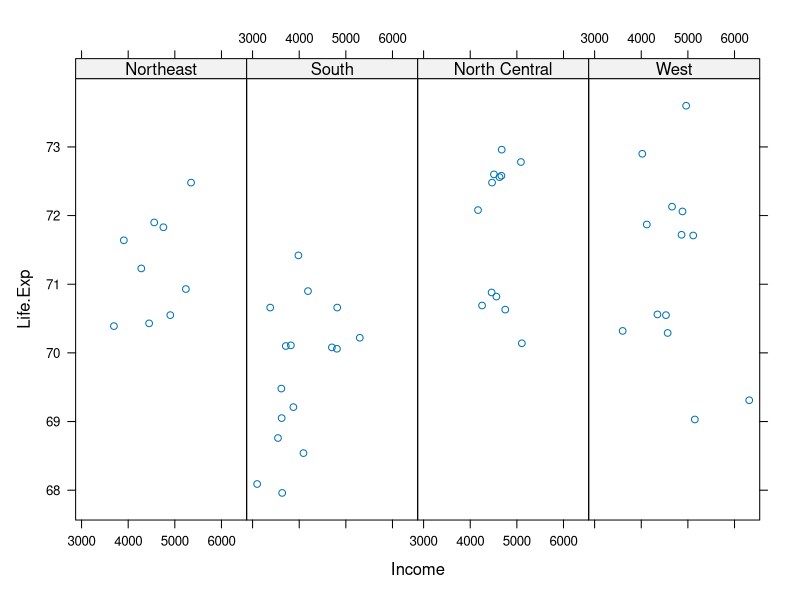
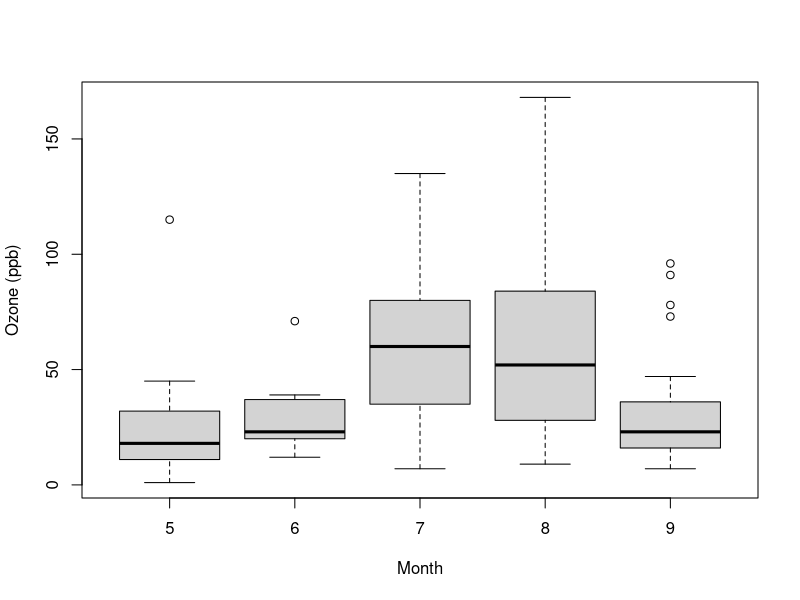

R code for these plots, in order:
### Lattice Plot ###
library(lattice)
state <- data.frame(state.x77, region = state.region)
plotView = xyplot(Life.Exp ~ Income | region, data = state, layout = c(4,1))
print(plotView)
print(class(plotView))
## Simple Base Graphics: Boxplot
library(datasets)
airquality <- transform(airquality, Month = factor(Month))
boxplot(Ozone ~ Month, airquality, xlab="Month", ylab="Ozone (ppb)")